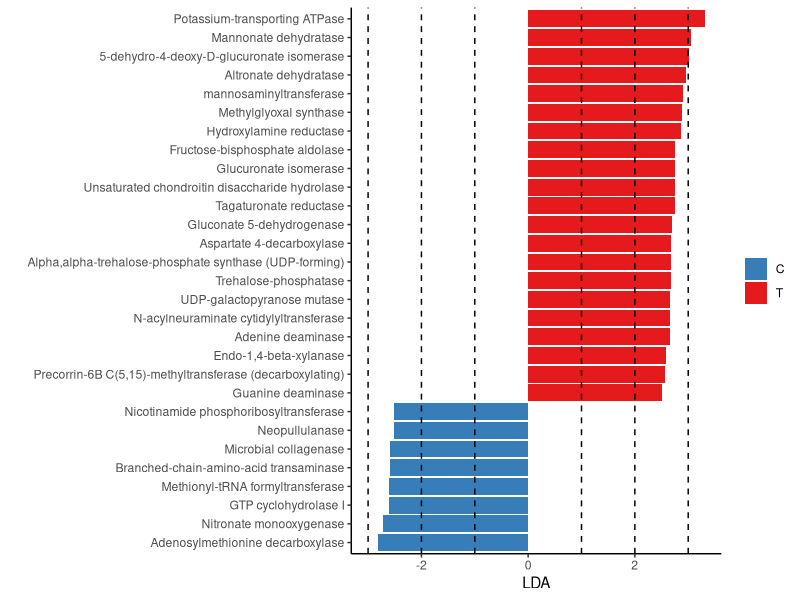

Here is the R script that generated this plot: (Note: this script raises an error after producing the figure.)
###lefse bar

sig=read.table("tissue.path.LDA2.res.txt",head=T)
anno=read.delim("path.anno.txt",head=T)
sig$id=sapply(sig$V1,function(x){gsub("_", "-", x, fixed = TRUE)})
sig$des<-anno[match(sig$id,anno$pathway),2]

library("RColorBrewer")
colset <- brewer.pal(3, "Set1")
sig$LDA=ifelse(sig$V3=="T",sig$V4,-sig$V4)  ##T for tumor, C for control
sig<-sig[order(sig$LDA),]
sig$des=factor(sig$des,levels=(as.character(sig$des)))
library(ggplot2)
p1=ggplot(sig,aes(x=des,y=LDA,fill=as.character(sig$V3))) +
geom_bar(stat="identity",position="dodge")+
scale_fill_manual(values= colset[c(2,1)] )+
coord_flip()+xlab("")+theme_classic()+
theme(legend.title=element_blank())+
geom_hline(yintercept = c(-3,-2,-1),linetype =2)+
geom_hline(yintercept = c(3,2,1),linetype =2)
write.table(sig,"tissue.path.LDA2.res.anno.txt",row.names=F,quote=F,sep="\t")

sig=read.table("tissue.EC.LDA2.res.txt",head=T)
anno=read.delim("EC.anno.txt",head=T)
sig$id=sapply(sig$V1,function(x){gsub("_", ".", x, fixed = TRUE)})
sig$des<-anno[match(sig$id,anno$function.),2]

library("RColorBrewer")
colset <- brewer.pal(3, "Set1")
sig$LDA=ifelse(sig$V3=="T",sig$V4,-sig$V4)
sig<-sig[order(sig$LDA),]
sig<-sig[which(abs(sig$LDA)>2.5),] ##plot only LDA>2.5
sig$des=factor(sig$des,levels=(as.character(sig$des)))
library(ggplot2)
p2=ggplot(sig,aes(x=des,y=LDA,fill=as.character(sig$V3))) +
geom_bar(stat="identity",position="dodge")+
scale_fill_manual(values= colset[c(2,1)] )+
coord_flip()+xlab("")+theme_classic()+
theme(legend.title=element_blank())+
geom_hline(yintercept = c(-3,-2,-1),linetype =2)+
geom_hline(yintercept = c(3,2,1),linetype =2)

